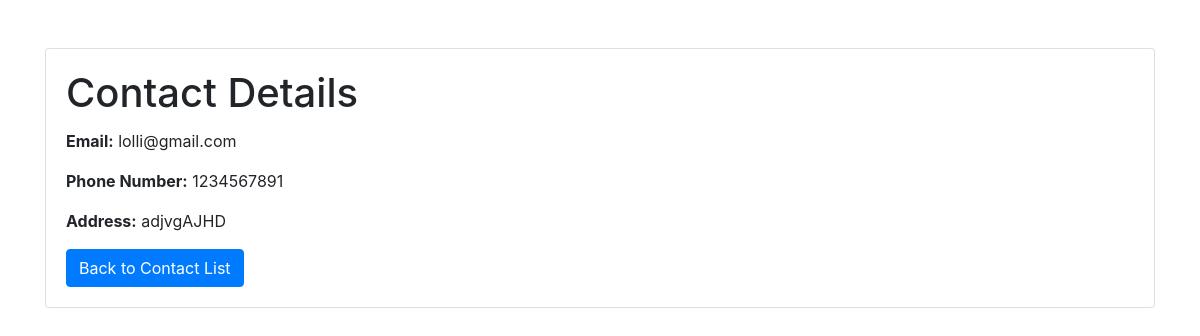
The app's page /contact/8/ with its own data.
### contacts_app/models.py (models this page shows, shortened)
class Contact(models.Model):
    name = models.CharField(max_length=100, unique=True)
    email = models.EmailField(unique=True)
    phone_number = models.CharField(max_length=15, blank=True)
    address = models.TextField(blank=True)

### contacts_app/views.py (the view)
# urls.py: path('contact/<int:pk>/', views.view_contact, name='view_contact'),
def view_contact(request, pk):
    contact = get_object_or_404(Contact, pk=pk)
    return render(request, 'contacts_pages/view_contact.html', {'contact': contact})

### contacts_app/templates/contacts_pages/view_contact.html (shortened to what this page needs)
<!DOCTYPE html>
<html>
<head>
    <link rel="stylesheet" href="https://stackpath.bootstrapcdn.com/bootstrap/4.3.1/css/bootstrap.min.css">
</head>
<body>
    <div class="container mt-5">
        <div class="card">
            <div class="card-body">
                <h1 class="card-title">Contact Details</h1>
                <p class="card-text"><strong>Email:</strong> {{ contact.email }}</p>
                <p class="card-text"><strong>Phone Number:</strong> {{ contact.phone_number }}</p>
                <p class="card-text"><strong>Address:</strong> {{ contact.address }}</p>
                <a href="{% url 'list_contacts' %}" class="btn btn-primary">Back to Contact List</a>
            </div>
        </div>
    </div>
</body>
</html>

### records on screen
Contact: email "lolli@gmail.com", phone_number "1234567891", address "adjvgAJHD"
